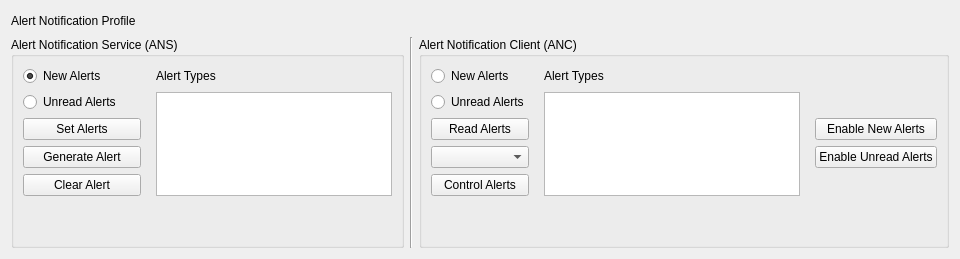
          <widget class="QWidget" name="tabAlertNotfn">
           <attribute name="title">
            <string>Alert</string>
           </attribute>
           <layout class="QGridLayout" name="gridLayout_13">
            <item row="0" column="0">
             <layout class="QHBoxLayout" name="horizontalLayout_21">
              <item>
               <widget class="QLabel" name="label_76">
                <property name="text">
                 <string>Alert Notification Profile</string>
                </property>
               </widget>
              </item>
              <item>
               <spacer name="horizontalSpacer_11">
                <property name="orientation">
                 <enum>Qt::Vertical</enum>
                </property>
                <property name="sizeHint" stdset="0">
                 <size>
                  <width>40</width>
                  <height>20</height>
                 </size>
                </property>
               </spacer>
              </item>
             </layout>
            </item>
            <item row="1" column="0">
             <widget class="QGroupBox" name="groupBox_13">
              <property name="title">
               <string>Alert Notification Service (ANS)</string>
              </property>
              <layout class="QGridLayout" name="gridLayout_11" columnstretch="1,2">
               <property name="horizontalSpacing">
                <number>15</number>
               </property>
               <item row="0" column="1">
                <widget class="QLabel" name="label_77">
                 <property name="text">
                  <string>Alert Types</string>
                 </property>
                </widget>
               </item>
               <item row="0" column="0">
                <widget class="QRadioButton" name="radioANSSetNewAlerts">
                 <property name="text">
                  <string>New Alerts</string>
                 </property>
                 <property name="checked">
                  <bool>true</bool>
                 </property>
                </widget>
               </item>
               <item row="1" column="0">
                <widget class="QRadioButton" name="radioANSSetUnreadAlerts">
                 <property name="text">
                  <string>Unread Alerts</string>
                 </property>
                </widget>
               </item>
               <item row="2" column="0">
                <widget class="QPushButton" name="btnANSSetAlert">
                 <property name="text">
                  <string>Set Alerts</string>
                 </property>
                </widget>
               </item>
               <item row="3" column="0">
                <widget class="QPushButton" name="btnGenerateAlert">
                 <property name="text">
                  <string>Generate Alert</string>
                 </property>
                </widget>
               </item>
               <item row="4" column="0">
                <widget class="QPushButton" name="btnCancelAlert">
                 <property name="text">
                  <string>Clear Alert</string>
                 </property>
                </widget>
               </item>
               <item row="6" column="0">
                <spacer name="verticalSpacer_8">
                 <property name="orientation">
                  <enum>Qt::Vertical</enum>
                 </property>
                 <property name="sizeHint" stdset="0">
                  <size>
                   <width>20</width>
                   <height>40</height>
                  </size>
                 </property>
                </spacer>
               </item>
               <item row="1" column="1" rowspan="4">
                <widget class="QListWidget" name="listAlertCategories"/>
               </item>
              </layout>
             </widget>
            </item>
            <item row="1" column="2">
             <widget class="QGroupBox" name="groupBox_14">
              <property name="title">
               <string>Alert Notification Client (ANC)</string>
              </property>
              <layout class="QGridLayout" name="gridLayout_12">
               <property name="horizontalSpacing">
                <number>15</number>
               </property>
               <item row="1" column="0">
                <widget class="QRadioButton" name="radioANCReadNewAlerts">
                 <property name="text">
                  <string>New Alerts</string>
                 </property>
                 <property name="checked">
                  <bool>false</bool>
                 </property>
                </widget>
               </item>
               <item row="4" column="4">
                <widget class="QPushButton" name="btnANCUnreadAlerts">
                 <property name="text">
                  <string>Enable Unread Alerts</string>
                 </property>
                </widget>
               </item>
               <item row="2" column="2" rowspan="4">
                <widget class="QListWidget" name="listAlertCategoriesANC"/>
               </item>
               <item row="3" column="4">
                <widget class="QPushButton" name="btnANCEnableNewAlerts">
                 <property name="text">
                  <string>Enable New Alerts</string>
                 </property>
                </widget>
               </item>
               <item row="4" column="0">
                <widget class="QComboBox" name="cbANCControlAlertType"/>
               </item>
               <item row="1" column="2">
                <widget class="QLabel" name="label_78">
                 <property name="text">
                  <string>Alert Types</string>
                 </property>
                </widget>
               </item>
               <item row="3" column="0">
                <widget class="QPushButton" name="btnACSReadAlerts">
                 <property name="text">
                  <string>Read Alerts</string>
                 </property>
                </widget>
               </item>
               <item row="5" column="0">
                <widget class="QPushButton" name="btnANCControlAlerts">
                 <property name="text">
                  <string>Control Alerts</string>
                 </property>
                </widget>
               </item>
               <item row="2" column="0">
                <widget class="QRadioButton" name="radioANCReadUnreadAlerts">
                 <property name="text">
                  <string>Unread Alerts</string>
                 </property>
                </widget>
               </item>
               <item row="7" column="0">
                <spacer name="verticalSpacer_7">
                 <property name="orientation">
                  <enum>Qt::Vertical</enum>
                 </property>
                 <property name="sizeHint" stdset="0">
                  <size>
                   <width>20</width>
                   <height>40</height>
                  </size>
                 </property>
                </spacer>
               </item>
              </layout>
             </widget>
            </item>
            <item row="1" column="1">
             <widget class="Line" name="line">
              <property name="orientation">
               <enum>Qt::Vertical</enum>
              </property>
             </widget>
            </item>
           </layout>
           <zorder>groupBox_14</zorder>
           <zorder>groupBox_13</zorder>
           <zorder>line</zorder>
          </widget>
